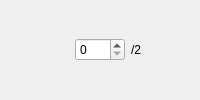
         <widget class="QWidget" name="widget_16" native="true">
          <layout class="QHBoxLayout" name="horizontalLayout_16">
           <property name="leftMargin">
            <number>0</number>
           </property>
           <property name="topMargin">
            <number>0</number>
           </property>
           <property name="rightMargin">
            <number>0</number>
           </property>
           <property name="bottomMargin">
            <number>0</number>
           </property>
           <item>
            <widget class="QLabel" name="label_16">
             <property name="maximumSize">
              <size>
               <width>75</width>
               <height>75</height>
              </size>
             </property>
             <property name="toolTip">
              <string>#6D5BAE_#6D5BAE</string>
             </property>
             <property name="text">
              <string/>
             </property>
             <property name="pixmap">
              <pixmap resource="../../resource.qrc">:/pairs/assets/#6D5BAE_#6D5BAE.png</pixmap>
             </property>
             <property name="scaledContents">
              <bool>true</bool>
             </property>
            </widget>
           </item>
           <item>
            <widget class="QSpinBox" name="#6D5BAE_#6D5BAE_spin">
             <property name="maximumSize">
              <size>
               <width>50</width>
               <height>16777215</height>
              </size>
             </property>
             <property name="minimum">
              <number>0</number>
             </property>
             <property name="maximum">
              <number>2</number>
             </property>
            </widget>
           </item>
           <item>
            <widget class="QLabel" name="label_16_2">
             <property name="text">
              <string>/2</string>
             </property>
            </widget>
           </item>
          </layout>
         </widget>
